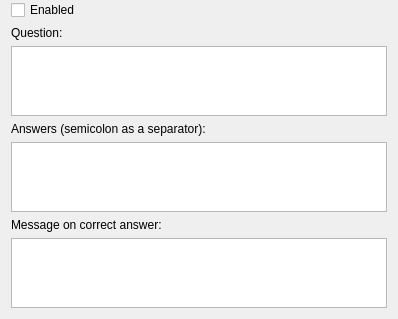
<?xml version="1.0" encoding="UTF-8"?>
<ui version="4.0">
 <class>Antispam::SettingsWidget</class>
 <widget class="QWidget" name="Antispam::SettingsWidget">
  <property name="geometry">
   <rect>
    <x>0</x>
    <y>0</y>
    <width>398</width>
    <height>298</height>
   </rect>
  </property>
  <property name="windowTitle">
   <string>Form</string>
  </property>
  <layout class="QVBoxLayout" name="verticalLayout">
   <property name="topMargin">
    <number>0</number>
   </property>
   <item>
    <widget class="QCheckBox" name="enabledBox">
     <property name="text">
      <string>Enabled</string>
     </property>
    </widget>
   </item>
   <item>
    <widget class="QLabel" name="label">
     <property name="text">
      <string>Question:</string>
     </property>
    </widget>
   </item>
   <item>
    <widget class="QTextEdit" name="questionEdit"/>
   </item>
   <item>
    <widget class="QLabel" name="label_2">
     <property name="text">
      <string>Answers (semicolon as a separator):</string>
     </property>
    </widget>
   </item>
   <item>
    <widget class="QTextEdit" name="answerEdit"/>
   </item>
   <item>
    <widget class="QLabel" name="label_3">
     <property name="text">
      <string>Message on correct answer:</string>
     </property>
    </widget>
   </item>
   <item>
    <widget class="QTextEdit" name="successEdit"/>
   </item>
  </layout>
 </widget>
 <resources/>
 <connections/>
</ui>
